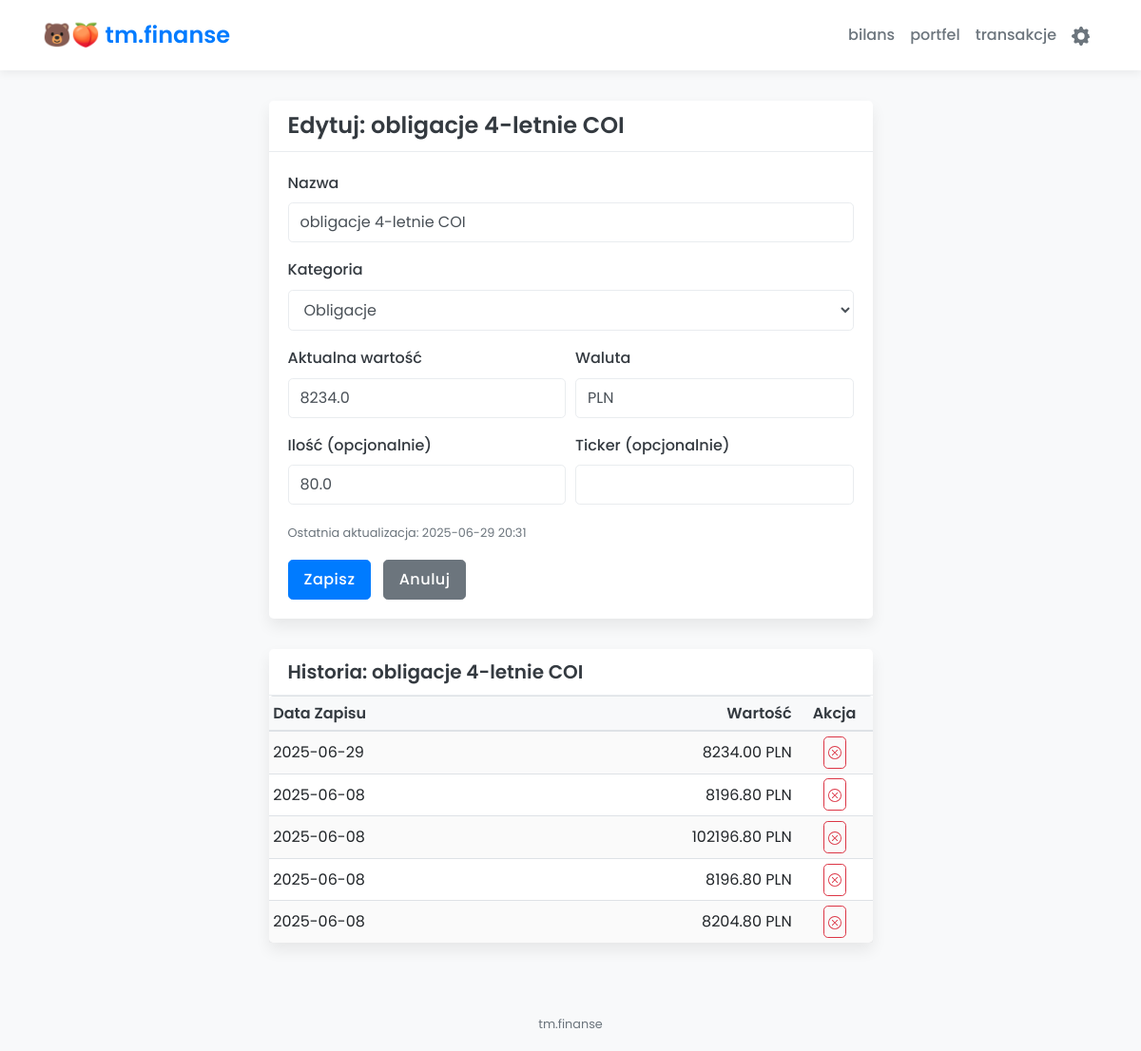
The app's page /portfolio/asset/1/edit with its own data.
### app/models.py (models this page shows, shortened)
class Asset(db.Model):
    id = db.Column(db.Integer, primary_key=True)
    name = db.Column(db.String(150), nullable=False) # Np. "Akcje KGHM", "Obligacje Skarbowe EDO0332", "Fundusz PKO Akcji Plus"
    ticker = db.Column(db.String(20), nullable=True, index=True) # Opcjonalny ticker giełdowy
    current_value = db.Column(db.Float, nullable=False, default=0.0) # Aktualna wartość całego aktywa
    quantity = db.Column(db.Float, nullable=True) # Ilość jednostek/akcji (jeśli dotyczy)
    purchase_price_per_unit = db.Column(db.Float, nullable=True) # Cena zakupu za jednostkę (jeśli dotyczy)
    currency = db.Column(db.String(10), nullable=False, default="PLN") # Waluta aktywa
    last_updated = db.Column(db.DateTime, default=datetime.utcnow, onupdate=datetime.utcnow)
    portfolio_id = db.Column(db.Integer, db.ForeignKey('portfolio.id'), nullable=False)
    asset_category_id = db.Column(db.Integer, db.ForeignKey('asset_category.id'), nullable=False)
    value_history = db.relationship('AssetValueHistory', backref='asset', lazy='dynamic', cascade="all, delete-orphan")

class AssetCategory(db.Model):
    __tablename__ = 'asset_category' # Jawna nazwa tabeli, aby uniknąć konfliktu z 'Category'
    id = db.Column(db.Integer, primary_key=True)
    name = db.Column(db.String(100), unique=True, nullable=False) # Np. Akcje PL, Obligacje Skarbowe, ETF Świat, Gotówka, PPK, Nieruchomości
    assets = db.relationship('Asset', backref='asset_category_ref', lazy=True) # Zmieniona nazwa backref

class AssetValueHistory(db.Model): # Do śledzenia zmian wartości aktywów w czasie
    id = db.Column(db.Integer, primary_key=True)
    asset_id = db.Column(db.Integer, db.ForeignKey('asset.id'), nullable=False)
    date = db.Column(db.Date, nullable=False, default=date.today)
    value = db.Column(db.Float, nullable=False) # Wartość aktywa w danym dniu

### app/routes.py (the view, shortened to what this page needs)
@main_bp.route('/portfolio/asset/<int:asset_id>/edit', methods=['GET', 'POST'])
def edit_asset(asset_id):
    asset_to_edit = Asset.query.get_or_404(asset_id)
    portfolio_id_for_redirect = asset_to_edit.portfolio_id
    asset_categories = AssetCategory.query.order_by(AssetCategory.name).all()
    asset_value_history_entries = asset_to_edit.value_history.order_by(desc(AssetValueHistory.date)).limit(10).all() # Ważne dla szablonu
    return render_template('portfolio/edit_asset.html', asset=asset_to_edit, asset_categories=asset_categories, asset_value_history_entries=asset_value_history_entries, form_data=None)

### app/templates/portfolio/edit_asset.html (shortened to what this page needs)
{% extends "layout.html" %}
{% block content %}
<div class="row justify-content-center">
    <div class="col-md-8 col-lg-7">
        <div class="card mb-4">
            <div class="card-header">
                <h3 class="mb-0">Edytuj: {{ asset.name }}</h3>
            </div>
            <div class="card-body">
                <form method="POST" action="{{ url_for('main.edit_asset', asset_id=asset.id) }}">
                    <div class="form-group">
                        <label for="asset_name">Nazwa</label>
                        <input type="text" class="form-control" id="asset_name" name="asset_name"
                               value="{{ request.form.asset_name if form_data else asset.name }}" required>
                    </div>
                    <div class="form-group">
                        <label for="asset_category_id">Kategoria</label>
                        <select name="asset_category_id" id="asset_category_id" class="form-control" required>
                            {% for cat in asset_categories %}
                            <option value="{{ cat.id }}"
                                    {% if (form_data and form_data.asset_category_id == cat.id|string) or (not form_data and asset.asset_category_id == cat.id) %}selected{% endif %}>
                                {{ cat.name }}
                            </option>
                            {% endfor %}
                        </select>
                    </div>
                    <div class="form-row">
                        <div class="form-group col-md-6">
                            <label for="current_value">Aktualna wartość</label>
                            <input type="number" step="0.01" class="form-control" id="current_value" name="current_value"
                                   value="{{ request.form.current_value if form_data else asset.current_value }}" required>
                        </div>
                        <div class="form-group col-md-6">
                            <label for="currency">Waluta</label>
                            <input type="text" class="form-control" id="currency" name="currency"
                                   value="{{ request.form.currency if form_data else asset.currency }}" required>
                        </div>
                    </div>
                    <div class="form-row">
                        <div class="form-group col-md-6">
                            <label for="quantity">Ilość (opcjonalnie)</label>
                            <input type="number" step="any" class="form-control" id="quantity" name="quantity"
                                   value="{{ request.form.quantity if form_data else (asset.quantity if asset.quantity is not none else '') }}">
                        </div>
                         <div class="form-group col-md-6">
                            <label for="ticker">Ticker (opcjonalnie)</label>
                            <input type="text" class="form-control" id="ticker" name="ticker"
                                   value="{{ request.form.ticker if form_data else (asset.ticker or '') }}">
                        </div>
                    </div>
                    <p class="text-muted"><small>Ostatnia aktualizacja: {{ asset.last_updated.strftime('%Y-%m-%d %H:%M') if asset.last_updated else 'Brak danych' }}</small></p>
                    <button type="submit" class="btn btn-primary">Zapisz</button>
                    <a href="{{ url_for('main.portfolio_index', portfolio_id=asset.portfolio_id) }}" class="btn btn-secondary ml-2">Anuluj</a>
                </form>
            </div>
        </div>
        {% if asset_value_history_entries %}
        <div class="card">
            <div class="card-header">
                <h5 class="mb-0">Historia: {{ asset.name }}</h5>
            </div>
            <div class="card-body p-0">
                <div class="table-responsive">
                    <table class="table table-sm table-striped table-hover mb-0">
                        <thead>
                            <tr>
                                <th>Data Zapisu</th>
                                <th class="text-right">Wartość</th>
                                <th class="text-center" style="width: 80px;">Akcja</th>
                            </tr>
                        </thead>
                        <tbody>
                            {% for entry in asset_value_history_entries %}
                            <tr>
                                <td>{{ entry.date.strftime('%Y-%m-%d') }}</td>
                                <td class="text-right">{{ "%.2f"|format(entry.value) }} {{ asset.currency }}</td>
                                <td class="text-center">
                                    <form method="POST"
                                          action="{{ url_for('main.delete_asset_value_history_entry', history_id=entry.id) }}"
                                          style="display: inline-block;"
                                          onsubmit="return confirm('Czy na pewno chcesz usunąć ten wpis historii wartości? Data jest widoczna w tabeli.');">
                                        <button type="submit" class="btn btn-xs btn-outline-danger p-1" title="Usuń wpis">
                                        </button>
                                    </form>
                                </td>
                            </tr>
                            {% endfor %}
                        </tbody>
                    </table>
                </div>
            </div>
        </div>
        {% elif asset.id %}
        <div class="alert alert-light text-center" role="alert">
            Brak zapisanej historii wartości dla tego aktywa. Zmiany wartości będą tu logowane.
        </div>
        {% endif %}
    </div>
</div>
{% endblock %}

### app/static/css/style.css (style rules this page uses)
:root { --primary-color: #007bff; --primary-color-darker: #0056b3; --secondary-color: #6c757d; --light-bg: #f8f9fa; --light-gray: #e9ecef; --dark-text: #343a40; --light-text: #ffffff; --success-color: #28a745; --danger-color: #dc3545; --info-color: #17a2b8; --warning-color: #ffc107; --card-bg: #ffffff; --card-border-color: #dee2e6; --border-radius: 0.3rem; --box-shadow: 0 0.5rem 1rem rgba(0, 0, 0, 0.075); --box-shadow-light: 0 0.25rem 0.5rem rgba(0,0,0,0.05); }
body { font-family: 'Poppins', sans-serif; background-color: var(--light-bg); color: var(--dark-text); line-height: 1.6; font-size: 16px; }
.card { border: none; border-radius: var(--border-radius); box-shadow: var(--box-shadow); margin-bottom: 1.5rem; background-color: var(--card-bg); }
.card-header { background-color: transparent; border-bottom: 1px solid var(--light-gray); font-weight: 600; padding: 0.75rem 1.25rem; font-size: 1.1rem; }
.form-control { border-radius: var(--border-radius); border: 1px solid var(--light-gray); padding: 0.5rem 0.75rem; transition: border-color 0.15s ease-in-out, box-shadow 0.15s ease-in-out; height: auto; line-height: 1.5; }
.form-group label { font-weight: 500; margin-bottom: 0.5rem; }
.btn { border-radius: var(--border-radius); font-weight: 500; padding: 0.5rem 1rem; transition: all 0.2s ease-in-out; letter-spacing: 0.5px; }
.btn-primary { background-color: var(--primary-color); border-color: var(--primary-color); }
.table { background-color: var(--card-bg); box-shadow: var(--box-shadow-light); border-radius: var(--border-radius); overflow: hidden; }
.table thead th { background-color: var(--light-bg); border-bottom: 2px solid var(--card-border-color); font-weight: 600; color: var(--dark-text); }
.table-striped tbody tr:nth-of-type(odd) { background-color: rgba(0,0,0,.02); }
.table td, .table th { vertical-align: middle; }
h2, h3, h4, h5 { color: var(--dark-text); font-weight: 600; margin-bottom: 1rem; }
h3 { font-size: 1.5rem; }
.mb-4 { margin-bottom: 2rem !important; }

### records on screen
Asset: name "obligacje 4-letnie COI", asset_name "obligacje 4-letnie COI", asset_category_id "Obligacje", current_value "8234.0", currency "PLN", quantity "80.0", last_updated "2025-06-29 20:31"
AssetValueHistory: date "2025-06-29", value "8234.00"
AssetValueHistory: date "2025-06-08", value "8196.80"
AssetValueHistory: date "2025-06-08", value "102196.80"
AssetValueHistory: date "2025-06-08", value "8196.80"
AssetValueHistory: date "2025-06-08", value "8204.80"
